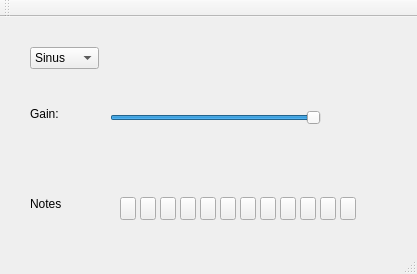
<?xml version="1.0" encoding="UTF-8"?>
<ui version="4.0">
 <class>MainWindow</class>
 <widget class="QMainWindow" name="MainWindow">
  <property name="geometry">
   <rect>
    <x>0</x>
    <y>0</y>
    <width>417</width>
    <height>274</height>
   </rect>
  </property>
  <property name="windowTitle">
   <string>MainWindow</string>
  </property>
  <widget class="QWidget" name="centralWidget">
   <widget class="QComboBox" name="waveformCombobox">
    <property name="geometry">
     <rect>
      <x>30</x>
      <y>30</y>
      <width>69</width>
      <height>22</height>
     </rect>
    </property>
    <item>
     <property name="text">
      <string>Sinus</string>
     </property>
    </item>
    <item>
     <property name="text">
      <string>Dreieck</string>
     </property>
    </item>
    <item>
     <property name="text">
      <string>Rechteck</string>
     </property>
    </item>
    <item>
     <property name="text">
      <string>Sägezahn</string>
     </property>
    </item>
    <item>
     <property name="text">
      <string>Rauschen</string>
     </property>
    </item>
   </widget>
   <widget class="QSlider" name="gainSlider">
    <property name="geometry">
     <rect>
      <x>110</x>
      <y>90</y>
      <width>211</width>
      <height>22</height>
     </rect>
    </property>
    <property name="minimum">
     <number>-100</number>
    </property>
    <property name="maximum">
     <number>0</number>
    </property>
    <property name="value">
     <number>0</number>
    </property>
    <property name="orientation">
     <enum>Qt::Horizontal</enum>
    </property>
   </widget>
   <widget class="QLabel" name="label">
    <property name="geometry">
     <rect>
      <x>30</x>
      <y>90</y>
      <width>46</width>
      <height>13</height>
     </rect>
    </property>
    <property name="text">
     <string>Gain:</string>
    </property>
   </widget>
   <widget class="QPushButton" name="note_8">
    <property name="geometry">
     <rect>
      <x>260</x>
      <y>180</y>
      <width>16</width>
      <height>23</height>
     </rect>
    </property>
    <property name="text">
     <string/>
    </property>
    <property name="checkable">
     <bool>true</bool>
    </property>
   </widget>
   <widget class="QPushButton" name="note_12">
    <property name="geometry">
     <rect>
      <x>340</x>
      <y>180</y>
      <width>16</width>
      <height>23</height>
     </rect>
    </property>
    <property name="text">
     <string/>
    </property>
    <property name="checkable">
     <bool>true</bool>
    </property>
   </widget>
   <widget class="QPushButton" name="note_10">
    <property name="geometry">
     <rect>
      <x>300</x>
      <y>180</y>
      <width>16</width>
      <height>23</height>
     </rect>
    </property>
    <property name="text">
     <string/>
    </property>
    <property name="checkable">
     <bool>true</bool>
    </property>
   </widget>
   <widget class="QPushButton" name="note_7">
    <property name="geometry">
     <rect>
      <x>240</x>
      <y>180</y>
      <width>16</width>
      <height>23</height>
     </rect>
    </property>
    <property name="text">
     <string/>
    </property>
    <property name="checkable">
     <bool>true</bool>
    </property>
   </widget>
   <widget class="QPushButton" name="note_11">
    <property name="geometry">
     <rect>
      <x>320</x>
      <y>180</y>
      <width>16</width>
      <height>23</height>
     </rect>
    </property>
    <property name="text">
     <string/>
    </property>
    <property name="checkable">
     <bool>true</bool>
    </property>
   </widget>
   <widget class="QPushButton" name="note_4">
    <property name="geometry">
     <rect>
      <x>180</x>
      <y>180</y>
      <width>16</width>
      <height>23</height>
     </rect>
    </property>
    <property name="text">
     <string/>
    </property>
    <property name="checkable">
     <bool>true</bool>
    </property>
   </widget>
   <widget class="QPushButton" name="note_6">
    <property name="geometry">
     <rect>
      <x>220</x>
      <y>180</y>
      <width>16</width>
      <height>23</height>
     </rect>
    </property>
    <property name="text">
     <string/>
    </property>
    <property name="checkable">
     <bool>true</bool>
    </property>
   </widget>
   <widget class="QPushButton" name="note_1">
    <property name="geometry">
     <rect>
      <x>120</x>
      <y>180</y>
      <width>16</width>
      <height>23</height>
     </rect>
    </property>
    <property name="text">
     <string/>
    </property>
    <property name="checkable">
     <bool>true</bool>
    </property>
   </widget>
   <widget class="QPushButton" name="note_3">
    <property name="geometry">
     <rect>
      <x>160</x>
      <y>180</y>
      <width>16</width>
      <height>23</height>
     </rect>
    </property>
    <property name="text">
     <string/>
    </property>
    <property name="checkable">
     <bool>true</bool>
    </property>
   </widget>
   <widget class="QPushButton" name="note_5">
    <property name="geometry">
     <rect>
      <x>200</x>
      <y>180</y>
      <width>16</width>
      <height>23</height>
     </rect>
    </property>
    <property name="text">
     <string/>
    </property>
    <property name="checkable">
     <bool>true</bool>
    </property>
   </widget>
   <widget class="QPushButton" name="note_9">
    <property name="geometry">
     <rect>
      <x>280</x>
      <y>180</y>
      <width>16</width>
      <height>23</height>
     </rect>
    </property>
    <property name="text">
     <string/>
    </property>
    <property name="checkable">
     <bool>true</bool>
    </property>
   </widget>
   <widget class="QLabel" name="label_2">
    <property name="geometry">
     <rect>
      <x>30</x>
      <y>180</y>
      <width>46</width>
      <height>13</height>
     </rect>
    </property>
    <property name="text">
     <string>Notes</string>
    </property>
   </widget>
   <widget class="QPushButton" name="note_2">
    <property name="geometry">
     <rect>
      <x>140</x>
      <y>180</y>
      <width>16</width>
      <height>23</height>
     </rect>
    </property>
    <property name="text">
     <string/>
    </property>
    <property name="checkable">
     <bool>true</bool>
    </property>
   </widget>
  </widget>
  <widget class="QMenuBar" name="menuBar">
   <property name="geometry">
    <rect>
     <x>0</x>
     <y>0</y>
     <width>417</width>
     <height>21</height>
    </rect>
   </property>
  </widget>
  <widget class="QToolBar" name="mainToolBar">
   <attribute name="toolBarArea">
    <enum>TopToolBarArea</enum>
   </attribute>
   <attribute name="toolBarBreak">
    <bool>false</bool>
   </attribute>
  </widget>
  <widget class="QStatusBar" name="statusBar"/>
 </widget>
 <layoutdefault spacing="6" margin="11"/>
 <resources/>
 <connections/>
</ui>
